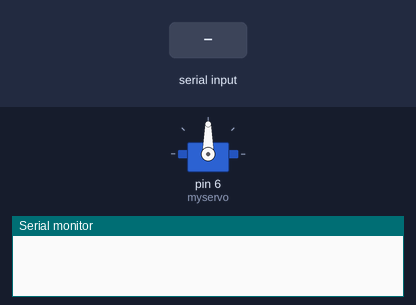
Simulated run of this sketch. Board: Arduino Uno, built with avr-gcc and run on an emulated ATmega328P. On the bench: servo, the last lines printed to the serial monitor. The test bench sets the inputs (shaded band).

Above: at 1.2 s.
1.3 s: "move\n" received over Serial
At 2.4 s:
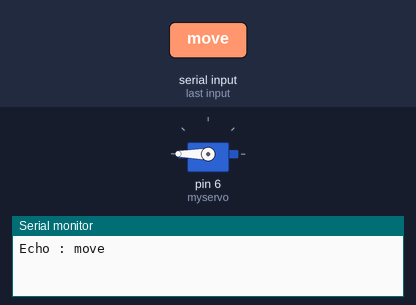
2.8 s: "90,45\n" received over Serial
4.3 s: "5\n" received over Serial
Timing chart, 0 to 7.3 s (numbered marks = the images above; inputs shaded):
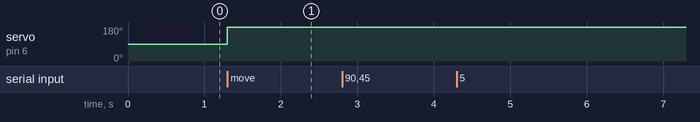

The sketch:

servo.ino
```cpp
#include <Arduino.h>
#include <string.h>

#include <Servo.h>

Servo myservo;

void setup()
{
    myservo.attach(6);
    Serial.begin(115200);
}
void moveServo(int to) {
    int from = myservo.read();
    int step = (to - from);
    int sign = 1;
    if(step < 0) {
        step = step * -1;
        sign = -1;
    }

    int pos = from;
    for(int i=0; i<step; i++ )
    pos += step;
    myservo.write(pos);                  // sets the servo position according to the scaled value
    delay(100);
}
void loop()
{
    static String buffer;
    if (Serial.available() > 0)
    {
        buffer = Serial.readStringUntil('\n');
        if (buffer.substring(0,4) == "move") {
            int pos = buffer.substring(4, 6).toInt();
            if( pos < 0 ) pos = 0;
            if( pos > 180 ) pos = 180;

            moveServo(pos);
        }
        Serial.print("Echo : ");
        Serial.println(buffer);
    }
    delay(100);
}
```

Measured:
- after the input at 1.3 s, servo on pin 6 (myservo): 90° → 180° at once
